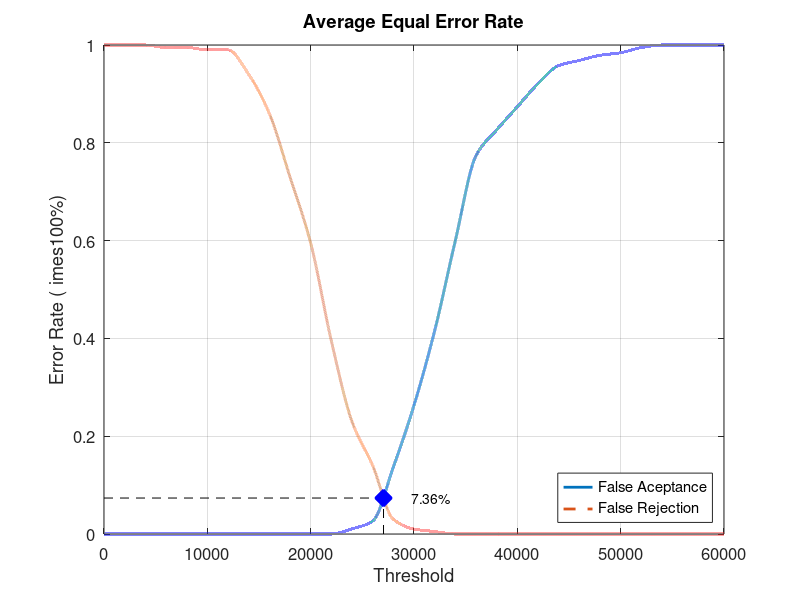
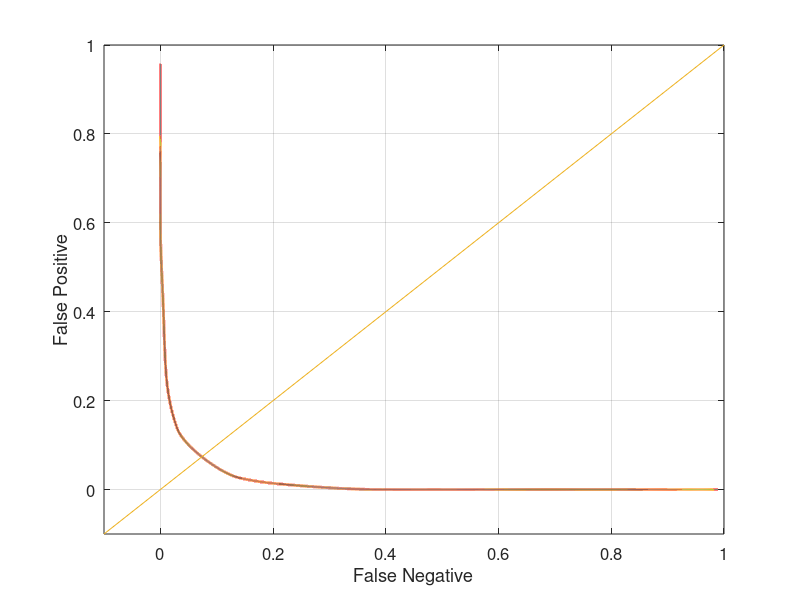

These charts were generated, in order, by the following MATLAB code:
close all;
clear;
clc;
x = 0:2000:60000;
xq = 0:0.5:60000;

y0 = [0 0 0 0 0 0 0 0 0 0 0 0 0.0105263 0.0263158 0.136842 0.263158 0.415789 0.6 0.773684 0.826316 0.873684 0.921053 0.957895 0.968421 0.978947 0.984211 0.994737 1 1 1 1]
yy0 = interp1(x, y0, xq, 'pchip');
y1 = [1 1 1 0.995 0.995 0.99 0.99 0.94 0.86 0.73 0.595 0.395 0.23 0.14 0.03 0.01 0.005 0 0 0 0 0 0 0 0 0 0 0 0 0 0]
yy1 = interp1(x, y1, xq, 'pchip');

% Calculating EER: 
y2 = abs(y0 - y1);
find(y2 == min(y2))
yy2 = abs(yy0 - yy1);
xEER = find(yy2 == min(yy2));
xEERIndex = xq(xEER) % X-axis EER
yEER = yy0(xEER) % Y-axis EER

main = figure
plot(xq, yy0,'-','LineWidth', 2);	hold on
plot(xq, yy1,'--','LineWidth', 2);	hold on
plot([xEERIndex xEERIndex], [0 yEER], 'k--');	hold on
plot([0 xEERIndex], [yEER yEER], 'k--');	hold on
plot(xEERIndex, yEER, 'bx', 'LineWidth', 10);	hold on
text(xEERIndex + 10 * xEERIndex / 100, yEER, [num2str(round((10000 * yEER)) / 100) '%'])
legend('False Aceptance', 'False Rejection', 'Location', 'SouthEast')
xlabel('Threshold')
ylabel('Error Rate (	imes100%)')
title('Average Equal Error Rate')
set(gca, 'FontSize', 12)
axis([0 60000 0 1])
grid on

print(main, 'Database5_4Main', '-dpng');
FNRxFPR = figure('Color', [1 1 1]);
plot(yy1, yy0, '-', yy1, yy0, 'LineWidth', 2);
hold on
y = -0.1:0.1:1
plot(y, y); 
set(gca, 'FontSize', 12)
xlabel('False Negative')
ylabel('False Positive')
axis([-0.1 1 -0.1 1])
set(gca, 'FontSize', 12)
grid on

print(FNRxFPR, 'Database5_4FNRxFPR','-dpng');
